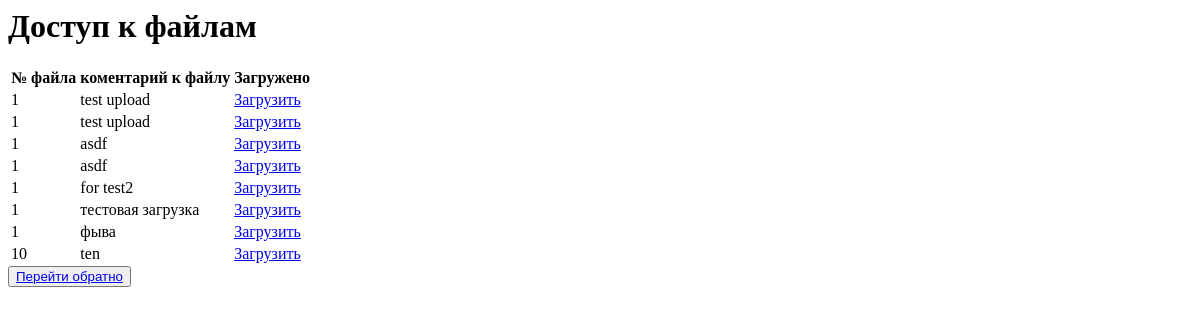
Page /list_files/ on the earlier database version.
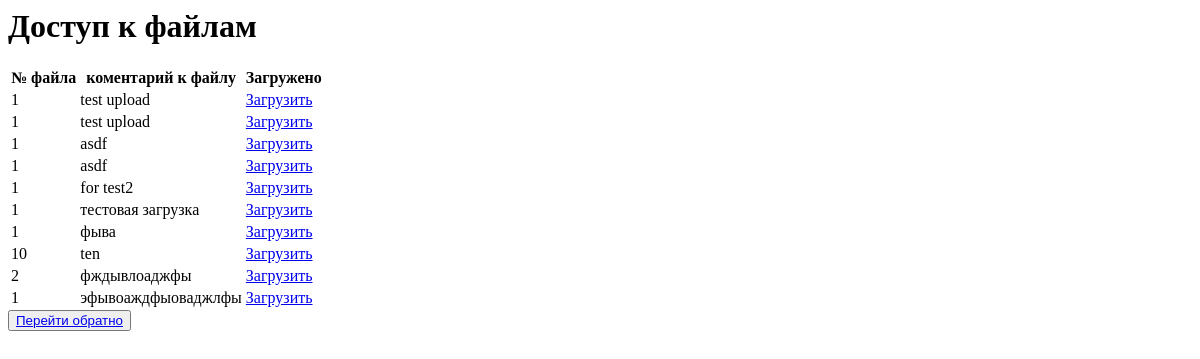
Same page on the later database version.
### upload/models.py (models this page shows, shortened)
class UploadFile(models.Model):
    number = models.IntegerField()
    comment = models.CharField(max_length=100)
    file = models.FileField(upload_to='files/%Y/%m/%d/')

### upload/views.py (the view)
# urls.py: path('list_files/', list_files, name='list_files'),
def list_files(request):
    files = UploadFile.objects.all()
    return render(request, 'pages/list_files.html', {
        'files': files
    })

### upload/templates/pages/list_files.html
 {% load crispy_forms_tags %}
<h1>Доступ к файлам</h1>
<table class="table">
    <thead>
    <tr>
       <th>№ файла</th>
       <th>коментарий к файлу</th>
        <th>Загружено</th>
    </tr>
</thead>
<tbody>
{% for file in  files %}
<tr>
    <td>{{file.number}}</td>
    <td>{{file.comment}}</td>
    <td>
        <a href="{{file.file.url}}" class="btn btn-primary" target="_blank">Загрузить</a>
    </td>
</tr>
{%endfor%}
</tbody>
    </table>
<div>
    <button><a href="{% url 'upload_files' %}">Перейти обратно</a></button>
</div>

Differences in the rows shown:
added UploadFile: number "2", comment "фждывлоаджфы"
added UploadFile: number "1", comment "эфывоаждфыоваджлфы"
